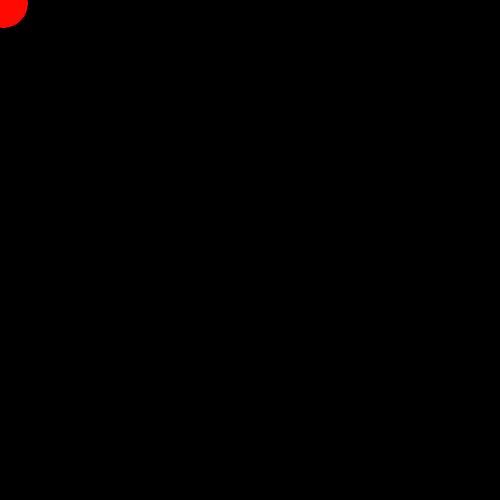
Frame 1 (no input)
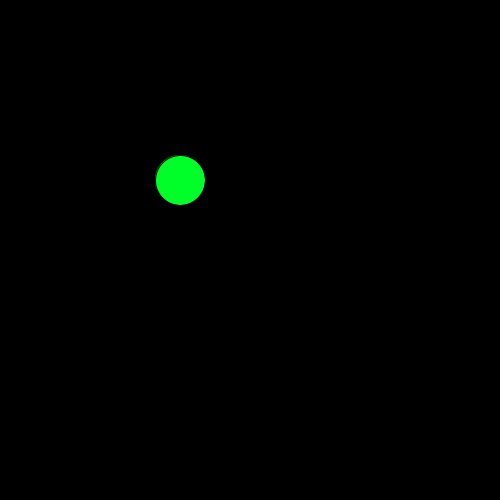
Frame 60 (the mouse pressed at the canvas centre just before this capture)
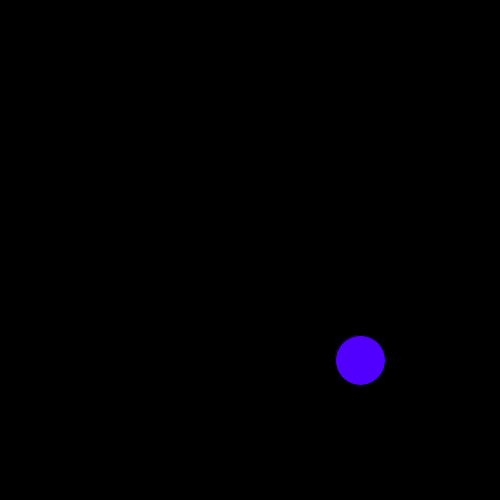
Frame 120 (the mouse held since frame 60 and released just before this capture)

The Processing sketch that drew these frames (run headless with seeded random() and noise(); from frame 60 on, the mouse is pressed at the canvas centre):

// Processing sketch: pena_MovingObject
// ── pena_MovingObject.pde
int x;
void setup(){
  size(500,500);
  x = 0;
  colorMode(HSB, width, 100, 100);
}

void draw(){
  background(0);
  x = x+3;
  fill(x, 100, 100);
  ellipse(x, x, 50, 50);

  if(x>500){
    x = 0;
  }
}
  
